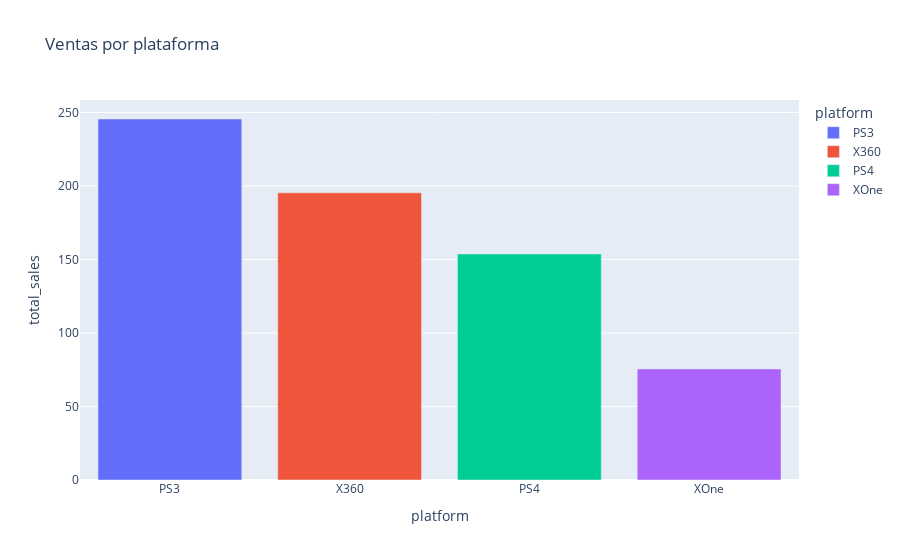

Notebook code for this chart:
### Code cell
games_PS3=correlation_df[correlation_df['platform']=='PS3']['name'].values
same_games=correlation_df[(correlation_df['platform'].isin(popular_list))&(correlation_df['name'].isin(games_PS3))]
same_games_group=same_games.groupby('platform')['total_sales'].sum().reset_index().sort_values(by='total_sales',ascending=False)
fig=px.bar(same_games_group,x='platform',y='total_sales',title='Ventas por plataforma',color='platform')
fig.show()

### Figure 1 — Plotly figure (JSON) as saved in the notebook; plotly's stock layout.template omitted (floating-point values rounded to 4 significant figures)
{"data": [{"alignmentgroup": "True", "hovertemplate": "platform=%{x}<br>total_sales=%{y}<extra></extra>", "legendgroup": "PS3", "marker": {"color": "#636efa", "pattern": {"shape": ""}}, "name": "PS3", "offsetgroup": "PS3", "orientation": "v", "showlegend": true, "textposition": "auto", "type": "bar", "x": ["PS3"], "xaxis": "x", "y": [245.5], "yaxis": "y"}, {"alignmentgroup": "True", "hovertemplate": "platform=%{x}<br>total_sales=%{y}<extra></extra>", "legendgroup": "X360", "marker": {"color": "#EF553B", "pattern": {"shape": ""}}, "name": "X360", "offsetgroup": "X360", "orientation": "v", "showlegend": true, "textposition": "auto", "type": "bar", "x": ["X360"], "xaxis": "x", "y": [195.3], "yaxis": "y"}, {"alignmentgroup": "True", "hovertemplate": "platform=%{x}<br>total_sales=%{y}<extra></extra>", "legendgroup": "PS4", "marker": {"color": "#00cc96", "pattern": {"shape": ""}}, "name": "PS4", "offsetgroup": "PS4", "orientation": "v", "showlegend": true, "textposition": "auto", "type": "bar", "x": ["PS4"], "xaxis": "x", "y": [153.8], "yaxis": "y"}, {"alignmentgroup": "True", "hovertemplate": "platform=%{x}<br>total_sales=%{y}<extra></extra>", "legendgroup": "XOne", "marker": {"color": "#ab63fa", "pattern": {"shape": ""}}, "name": "XOne", "offsetgroup": "XOne", "orientation": "v", "showlegend": true, "textposition": "auto", "type": "bar", "x": ["XOne"], "xaxis": "x", "y": [75.51], "yaxis": "y"}], "layout": {"barmode": "relative", "legend": {"title": {"text": "platform"}, "tracegroupgap": 0}, "title": {"text": "Ventas por plataforma"}, "xaxis": {"anchor": "y", "categoryarray": ["PS3", "X360", "PS4", "XOne"], "categoryorder": "array", "domain": [0, 1], "title": {"text": "platform"}}, "yaxis": {"anchor": "x", "domain": [0, 1], "title": {"text": "total_sales"}}}}
